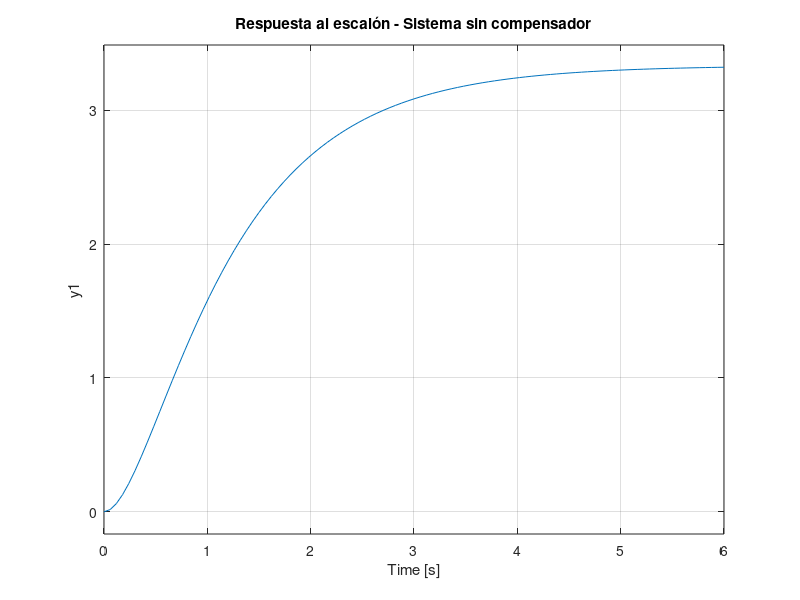
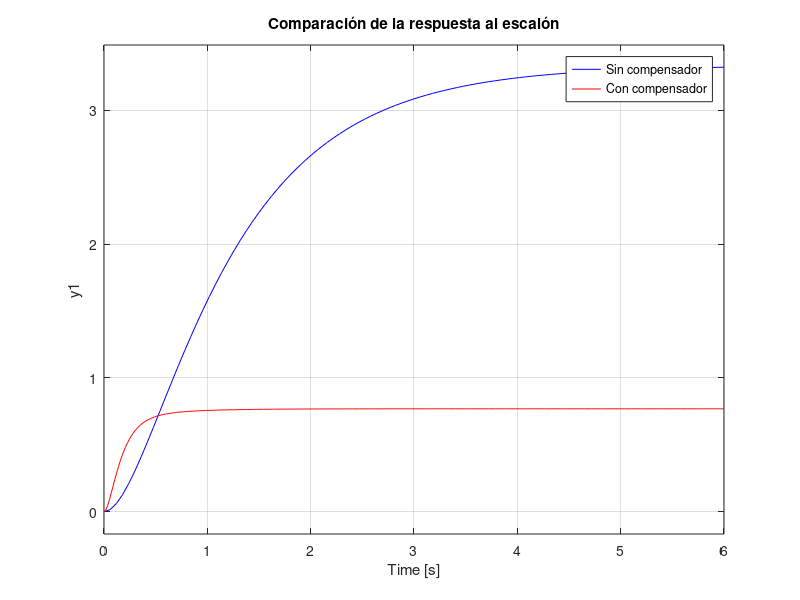
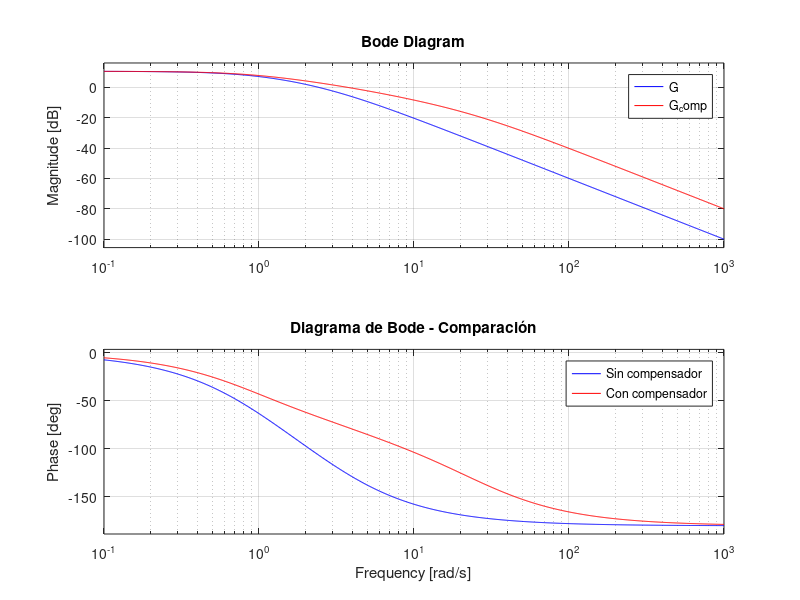

The MATLAB source for these figures, in order:
clc; clear; close all;

% Definir la función de transferencia del sistema estable
s = tf('s');
G = 10 / ((s + 1) * (s + 3));

% Obtener los márgenes de ganancia y fase antes del compensador
[GM, PM, Wcg, Wcp] = margin(G);
fprintf('Sistema sin compensador:\n');
fprintf('Margen de ganancia: %.2f dB\n', 20*log10(GM));
fprintf('Margen de fase: %.2f°\n\n', PM);

% Respuesta al escalón sin compensador
figure;
step(G);
title('Respuesta al escalón - Sistema sin compensador');
grid on;

%% DISEÑO DEL COMPENSADOR

% Compensador de adelanto (Lead)
alpha = 0.1;  % Factor de mejora en la fase
tau = 1 / Wcp;  % Aproximación de la constante de tiempo
C = (1 + tau*s) / (1 + alpha*tau*s); % Compensador

% Sistema compensado en lazo abierto
G_comp = C * G;

% Obtener los márgenes de ganancia y fase con el compensador
[GMc, PMc, Wcgc, Wcpc] = margin(G_comp);
fprintf('Sistema con compensador:\n');
fprintf('Margen de ganancia: %.2f dB\n', 20*log10(GMc));
fprintf('Margen de fase: %.2f°\n\n', PMc);

% Comparación de respuestas al escalón
figure;
step(G, 'b', feedback(G_comp, 1), 'r');
legend('Sin compensador', 'Con compensador');
title('Comparación de la respuesta al escalón');
grid on;

% Diagramas de Bode antes y después del compensador
figure;
bode(G, 'b', G_comp, 'r');
legend('Sin compensador', 'Con compensador');
title('Diagrama de Bode - Comparación');
grid on;
